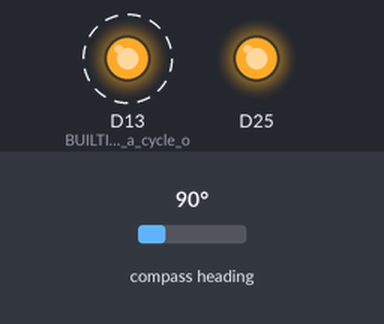
Bench run of a sketch on a simulated Arduino Nano 33 BLE. Shown: output pins drawn as LEDs (lit = HIGH). Dashed ring = blinking. The inputs (shaded band) are chosen by the test bench; at power-on: compass heading 90°. What the sketch prints to the serial monitor is not drawn.

Above: at 1.2 s.
1.3 s: compass heading set to 180°
Timing chart, 0 to 13.3 s (numbered marks = the images above; inputs shaded):
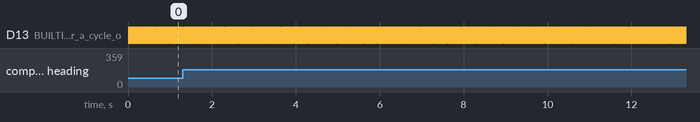

The sketch:

Nano_33_BLE_Sense_Rev1_2_IMU_TPH_Speed_Test3.ino
```cpp
// (licence header left out)
#define Rev2                        // Select Nano BLE 33 Sense Rev1 or Rev2 here

#define data1 1                     // Send loop time in milliseconds to serial port if 1

#include <Arduino.h>

// Nano 33 BLE Sense Version for libraries
#ifdef Rev1
#include <Arduino_LSM9DS1.h>        // Accelerometer, magnetometer and gyroscope
#endif

#ifdef Rev2
#include <Arduino_BMI270_BMM150.h>  // Accelerometer, magnetometer and gyroscope
#endif

int count = 0;
int ms = 0;          // Current time in ms
int previous_ms = 0; // Previous time in ms

void setup() {

  pinMode(LED_BUILTIN, OUTPUT);  // BUILTIN LED for a cycle of 1/8th loop time
  pinMode(LED_PWR, OUTPUT);      // PWR LED off during IMU initialization

  // Serial port
   if (data1 == 1) {
    Serial.begin(9600);
    while (!Serial);
    Serial.println();
    Serial.println();
    Serial.println("Arduino Nano 33 BLE Sense Rev1-2 Speed Test.");
    Serial.println();
  }

  digitalWrite(LED_PWR, 0);
  if (!IMU.begin()) while (1); // Initialize IMU
  digitalWrite(LED_PWR, 1);
}

  void loop() {

    float mx, my, mz;
    char buffer[40];

    // Loop time readout
    if (data1 == 1) {
      previous_ms = ms;
      ms = millis();
      Serial.print("Loop Time: ");
      sprintf(buffer, "%3d", ms - previous_ms);
      Serial.print(buffer);
      Serial.print( " ms | ");
    }

    // Magnetic field
    while (!IMU.magneticFieldAvailable());
    IMU.readMagneticField(mx, my, mz);
    if (data1 == 1) {
      Serial.print("Field (Gauss) X: ");
      sprintf(buffer, "%5.2f", mx / 100);
      Serial.print(buffer);
      Serial.print("  Y: ");
      sprintf(buffer, "%5.2f", my / 100);
      Serial.print(buffer);
      Serial.print("  Z: ");
      sprintf(buffer, "%5.2f", mz / 100);
      Serial.print(buffer);
      Serial.println("");
    }

    if ((count & 7) == 7) digitalWrite(LED_BUILTIN, !(digitalRead(LED_BUILTIN))); // Diagnostic 1/8th loop rate indicator
    count ++;
}
```

Measured:
- by itself, D13 (BUILTIN_LED_for_a_cycle_o): alternates HIGH for 0.01 s and LOW for 0.01 s
